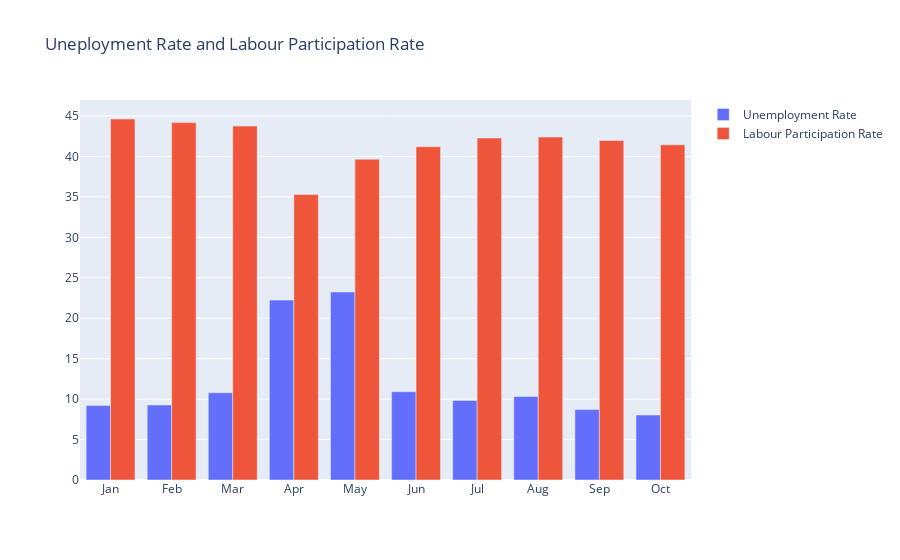

The notebook cell saved with this chart:
### Code cell
month = ds1.month
unemployment_rate = ds1["estimated unemployment rate"]
labour_participation_rate = ds1["estimated labour participation rate"]

fig = go.Figure() #here, it provide core functionality for creating interactive plots n to visualize the data

fig.add_trace(go.Bar(x = month, y = unemployment_rate, name= "Unemployment Rate"))
fig.add_trace(go.Bar(x = month, y = labour_participation_rate, name= "Labour Participation Rate"))

fig.update_layout(title="Uneployment Rate and Labour Participation Rate",
                  xaxis={"categoryorder":"array", "categoryarray":["Jan", "Feb", "Mar", "Apr", "May", "Jun", "Jul", "Aug", "Sep", "Oct"]})

fig.show()

### Figure 1 — Plotly figure (JSON) as saved in the notebook; plotly's stock layout.template omitted (floating-point values rounded to 4 significant figures)
{"data": [{"name": "Unemployment Rate", "type": "bar", "x": ["Apr", "Aug", "Feb", "Jan", "Jul", "Jun", "Mar", "May", "Oct", "Sep"], "y": [22.24, 10.31, 9.266, 9.197, 9.834, 10.91, 10.78, 23.24, 8.026, 8.706]}, {"name": "Labour Participation Rate", "type": "bar", "x": ["Apr", "Aug", "Feb", "Jan", "Jul", "Jun", "Mar", "May", "Oct", "Sep"], "y": [35.3, 42.39, 44.18, 44.63, 42.27, 41.2, 43.75, 39.65, 41.44, 41.97]}], "layout": {"title": {"text": "Uneployment Rate and Labour Participation Rate"}, "xaxis": {"categoryarray": ["Jan", "Feb", "Mar", "Apr", "May", "Jun", "Jul", "Aug", "Sep", "Oct"], "categoryorder": "array"}}}
